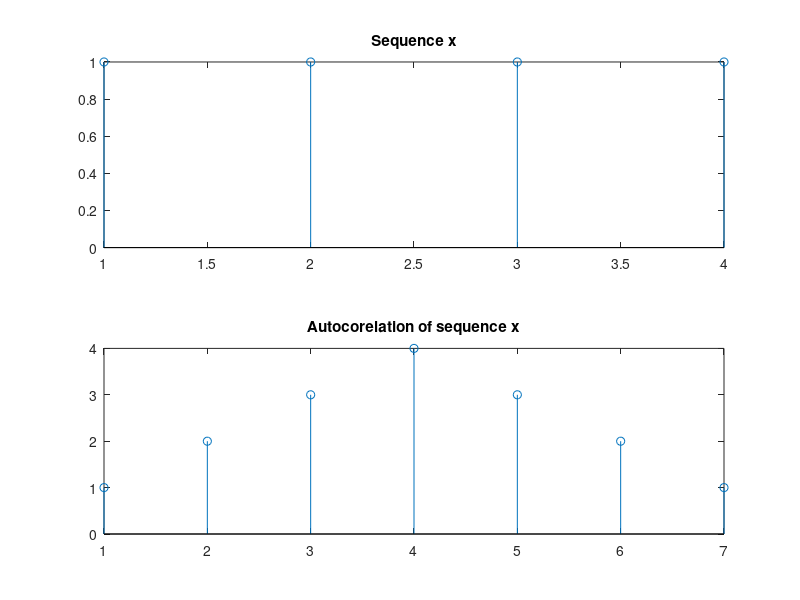

Here is the MATLAB script that generated this plot:
clc;
close all;
clear all;
x=[1,1,1,1];
subplot(2,1,1);
stem(x)
title('Sequence x');
y=xcorr(x);
subplot(2,1,2);
stem(y)
title('Autocorelation of sequence x')